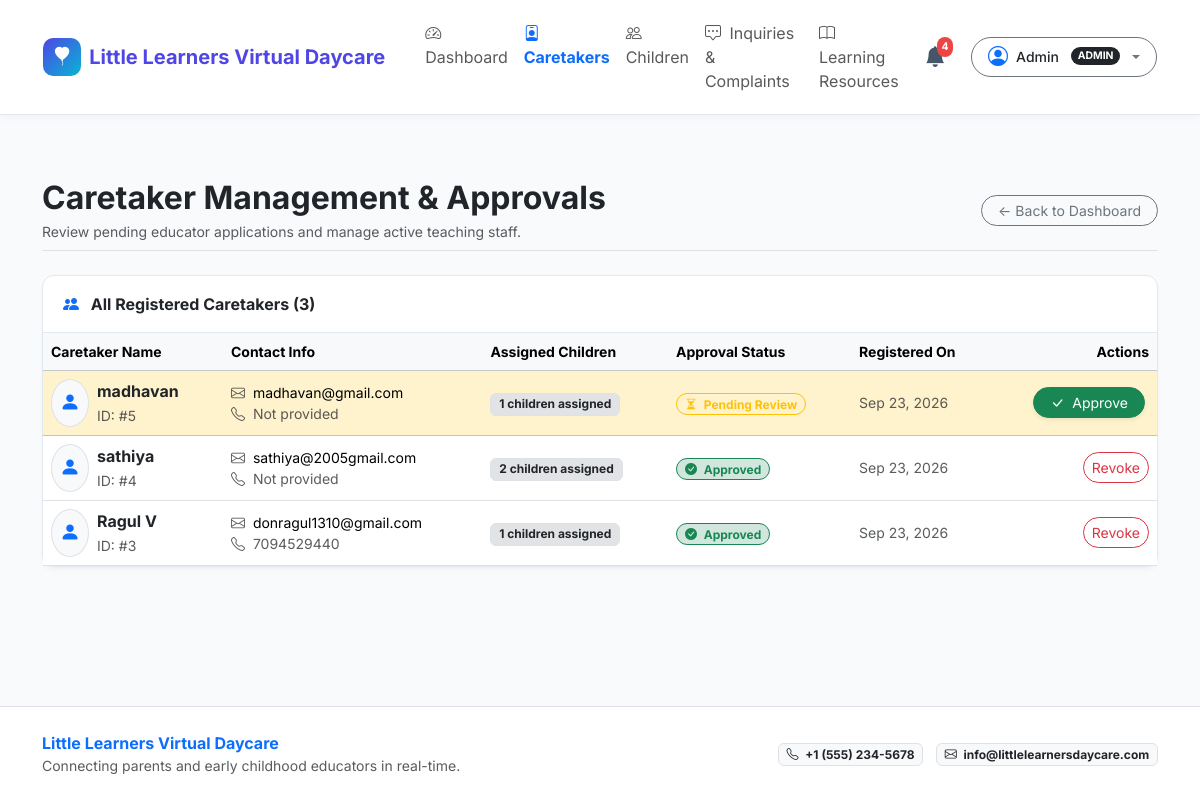
/admin/caregivers (signed in), run on the app's committed database.
### models/user.py (models this page shows, shortened)
class User(UserMixin, db.Model):
    __tablename__ = 'users'
    id = db.Column(db.Integer, primary_key=True)
    name = db.Column(db.String(120), nullable=False)
    email = db.Column(db.String(120), unique=True, nullable=False, index=True)
    password_hash = db.Column(db.String(256), nullable=False)
    role = db.Column(db.String(20), nullable=False, default='parent') # 'admin', 'caregiver', 'parent'
    phone = db.Column(db.String(30), nullable=True)
    created_at = db.Column(db.DateTime, default=datetime.utcnow)
    is_approved = db.Column(db.Boolean, default=True) # caregivers need admin approval
    reset_token = db.Column(db.String(100), nullable=True, index=True)
    reset_token_expiry = db.Column(db.DateTime, nullable=True)
    parent_children = db.relationship('Child', back_populates='parent', foreign_keys='Child.parent_id', lazy='dynamic')
    assigned_children = db.relationship('Child', back_populates='caregiver', foreign_keys='Child.caregiver_id', lazy='dynamic')
    activity_logs = db.relationship('ActivityLog', back_populates='author', lazy='dynamic')
    photos_uploaded = db.relationship('Photo', back_populates='uploader', lazy='dynamic')
    sent_messages = db.relationship('Message', back_populates='sender', foreign_keys='Message.sender_id', lazy='dynamic')
    received_messages = db.relationship('Message', back_populates='receiver', foreign_keys='Message.receiver_id', lazy='dynamic')
    notifications = db.relationship('Notification', back_populates='user', lazy='dynamic', cascade='all, delete-orphan')
    complaints = db.relationship('Complaint', back_populates='user', lazy='dynamic')
    @property
    def is_admin(self):
        return self.role == 'admin'
    @property
    def is_caretaker(self):
        return self.role in ('caretaker', 'caregiver')
    @property
    def is_caregiver(self):
        return self.is_caretaker
    @property
    def is_parent(self):
        return self.role == 'parent'
    @property
    def display_role(self):
        if self.is_caretaker:
            return "Caretaker"
        return self.role.title()

### routes/admin.py (the view)
@admin_bp.route('/caregivers')
def caregivers():
    caregiver_list = User.query.filter(User.role.in_(['caregiver', 'caretaker'])).order_by(User.is_approved.asc(), User.created_at.desc()).all()
    return render_template('admin/caregivers.html', caregivers=caregiver_list)

### routes/admin.py (called while the page is built)
@admin_bp.before_request
@login_required
@role_required('admin')
def admin_access_check():
    pass

### routes/utils.py (called while the page is built)
def role_required(*roles):
    def decorator(f):
        @wraps(f)
        def decorated_function(*args, **kwargs):
            if not current_user.is_authenticated:
                return redirect(url_for('auth.login'))
            allowed_roles = set(roles)
            if 'caregiver' in allowed_roles:
                allowed_roles.add('caretaker')
            if 'caretaker' in allowed_roles:
                allowed_roles.add('caregiver')
            if current_user.role not in allowed_roles:
                abort(403)
            if current_user.is_caretaker and not current_user.is_approved:
                flash('Your caretaker account is pending administrator approval.', 'warning')
                return redirect(url_for('auth.pending_approval'))
            return f(*args, **kwargs)
        return decorated_function
    return decorator

### templates/admin/caregivers.html (shortened to what this page needs)
{% extends "base.html" %}
{% block content %}
<div class="container py-4">
  <div class="d-flex justify-content-between align-items-center mb-4 pb-2 border-bottom">
    <div>
      <h2 class="fw-bold text-dark mb-1">Caretaker Management & Approvals</h2>
      <p class="text-muted small mb-0">Review pending educator applications and manage active teaching staff.</p>
    </div>
    <a href="{{ url_for('admin.dashboard') }}" class="btn btn-outline-secondary btn-sm rounded-pill px-3">
      &larr; Back to Dashboard
    </a>
  </div>
  <div class="card card-custom">
    <div class="card-header card-header-clean d-flex justify-content-between align-items-center">
      <span class="fw-bold text-dark"><i class="bi bi-people-fill text-primary me-2"></i> All Registered Caretakers ({{ caregivers|length }})</span>
    </div>
    <div class="card-body p-0">
      {% if caregivers %}
        <div class="table-responsive">
          <table class="table table-hover align-middle mb-0">
            <thead class="table-light small text-muted">
              <tr>
                <th>Caretaker Name</th>
                <th>Contact Info</th>
                <th>Assigned Children</th>
                <th>Approval Status</th>
                <th>Registered On</th>
                <th class="text-end">Actions</th>
              </tr>
            </thead>
            <tbody>
              {% for cg in caregivers %}
                <tr {% if not cg.is_approved %}class="table-warning"{% endif %}>
                  <td>
                    <div class="d-flex align-items-center gap-2">
                      <div class="rounded-circle bg-light border p-2 text-primary">
                        <i class="bi bi-person-fill fs-5"></i>
                      </div>
                      <div>
                        <strong class="text-dark d-block">{{ cg.name }}</strong>
                        <small class="text-muted">ID: #{{ cg.id }}</small>
                      </div>
                    </div>
                  </td>
                  <td>
                    <span class="d-block small"><i class="bi bi-envelope me-1 text-muted"></i> {{ cg.email }}</span>
                    <span class="d-block small text-muted"><i class="bi bi-telephone me-1 text-muted"></i> {{ cg.phone or 'Not provided' }}</span>
                  </td>
                  <td>
                    <span class="badge bg-secondary-subtle text-dark border">
                      {{ cg.assigned_children.count() }} children assigned
                    </span>
                  </td>
                  <td>
                    {% if cg.is_approved %}
                      <span class="badge bg-success-subtle text-success border border-success px-2 py-1 rounded-pill">
                        <i class="bi bi-check-circle-fill me-1"></i> Approved
                      </span>
                    {% else %}
                      <span class="badge bg-warning-subtle text-warning border border-warning px-2 py-1 rounded-pill">
                        <i class="bi bi-hourglass-split me-1"></i> Pending Review
                      </span>
                    {% endif %}
                  </td>
                  <td class="small text-muted">
                    {{ cg.created_at.strftime('%b %d, %Y') if cg.created_at else 'N/A' }}
                  </td>
                  <td class="text-end">
                    {% if not cg.is_approved %}
                      <a href="{{ url_for('admin.approve_caregiver', user_id=cg.id) }}" class="btn btn-sm btn-success rounded-pill px-3 shadow-sm me-1">
                        <i class="bi bi-check-lg me-1"></i> Approve
                      </a>
                    {% else %}
                      <a href="{{ url_for('admin.reject_caregiver', user_id=cg.id) }}" class="btn btn-sm btn-outline-danger rounded-pill px-2" onclick="return confirm('Revoke approval for {{ cg.name }}?');">
                        Revoke
                      </a>
                    {% endif %}
                  </td>
                </tr>
              {% endfor %}
            </tbody>
          </table>
        </div>
      {% else %}
        <div class="text-center py-5 text-muted">
          <i class="bi bi-person-x fs-2 d-block mb-2"></i>
          No caretakers registered in the platform yet.
        </div>
      {% endif %}
    </div>
  </div>
</div>
{% endblock %}

### templates/base.html (shortened to what this page needs)
<!DOCTYPE html>
<html lang="en">
<head>
  <link href="https://cdn.jsdelivr.net/npm/bootstrap@5.3.3/dist/css/bootstrap.min.css" rel="stylesheet">
  <link href="https://cdn.jsdelivr.net/npm/bootstrap-icons@1.11.3/font/bootstrap-icons.min.css" rel="stylesheet">
  <link rel="stylesheet" href="{{ url_for('static', filename='css/style.css') }}">
</head>
<body>
  <nav class="navbar navbar-expand-lg navbar-custom sticky-top">
    <div class="container-fluid px-lg-4">
      <a class="navbar-brand brand-logo" href="{{ url_for('index') }}">
        <div class="brand-icon">
          <i class="bi bi-balloon-heart-fill"></i>
        </div>
        <span>{{ daycare_name }}</span>
      </a>
      <div class="collapse navbar-collapse" id="navbarMain">
        <ul class="navbar-nav me-auto mb-2 mb-lg-0 ms-lg-3">
          {% if current_user.is_authenticated %}
            {% if current_user.is_admin %}
              <li class="nav-item">
                <a class="nav-link {% if request.endpoint == 'admin.dashboard' %}active fw-bold text-primary{% endif %}" href="{{ url_for('admin.dashboard') }}">
                  <i class="bi bi-speedometer2 me-1"></i> Dashboard
                </a>
              </li>
              <li class="nav-item">
                <a class="nav-link {% if 'caregiver' in request.endpoint %}active fw-bold text-primary{% endif %}" href="{{ url_for('admin.caregivers') }}">
                  <i class="bi bi-person-badge me-1"></i> Caretakers
                </a>
              </li>
              <li class="nav-item">
                <a class="nav-link {% if 'children' in request.endpoint or 'child' in request.endpoint %}active fw-bold text-primary{% endif %}" href="{{ url_for('admin.children') }}">
                  <i class="bi bi-people me-1"></i> Children
                </a>
              </li>
              <li class="nav-item">
                <a class="nav-link {% if 'complaint' in request.endpoint %}active fw-bold text-primary{% endif %}" href="{{ url_for('admin.complaints') }}">
                  <i class="bi bi-chat-square-dots me-1"></i> Inquiries & Complaints
                </a>
              </li>
              <li class="nav-item">
                <a class="nav-link {% if 'learning' in request.endpoint %}active fw-bold text-primary{% endif %}" href="{{ url_for('admin.learning') }}">
                  <i class="bi bi-book me-1"></i> Learning Resources
                </a>
              </li>
            {% endif %}
          {% endif %}
        </ul>
        <div class="d-flex align-items-center gap-3">
          {% if current_user.is_authenticated %}
            <div class="dropdown">
              <button class="notification-bell-btn position-relative" type="button" id="notificationBellBtn" data-bs-toggle="dropdown" aria-expanded="false">
                <i class="bi bi-bell-fill"></i>
                <span id="notificationBadge" class="notification-badge {% if unread_notifs_count == 0 %}d-none{% endif %}">
                  {{ unread_notifs_count }}
                </span>
              </button>
            </div>
            <div class="dropdown">
              <button class="btn btn-sm btn-outline-secondary dropdown-toggle d-flex align-items-center gap-2 rounded-pill px-3 py-1" type="button" data-bs-toggle="dropdown" aria-expanded="false">
                <i class="bi bi-person-circle fs-5 text-primary"></i>
                <span class="fw-medium text-dark">{{ current_user.name }}</span>
                <span class="badge {% if current_user.is_admin %}bg-dark{% elif current_user.is_caregiver %}bg-success{% else %}bg-primary{% endif %} rounded-pill ms-1 text-uppercase" style="font-size: 0.65rem;">
                  {{ current_user.display_role }}
                </span>
              </button>
            </div>
          {% else %}
            <a href="{{ url_for('auth.login') }}" class="btn btn-outline-primary btn-sm px-3 rounded-pill fw-medium">Sign In</a>
            <a href="{{ url_for('auth.register') }}" class="btn btn-primary btn-sm px-3 rounded-pill fw-medium">Register</a>
          {% endif %}
        </div>
      </div>
    </div>
  </nav>
  <div class="toast-container position-fixed bottom-0 end-0 p-3" id="toastContainer" style="z-index: 1090;"></div>
  <main class="py-4">
    {% block content %}{% endblock %}
  </main>
  <footer class="bg-white border-top py-4 mt-auto">
    <div class="container">
      <div class="row align-items-center gy-3">
        <div class="col-md-6 text-center text-md-start">
          <span class="fw-bold text-primary">{{ daycare_name }}</span>
          <p class="text-muted small mb-0">Connecting parents and early childhood educators in real-time.</p>
        </div>
        <div class="col-md-6 text-center text-md-end">
          <span class="badge bg-light text-dark border me-2"><i class="bi bi-telephone me-1"></i> {{ daycare_phone }}</span>
          <span class="badge bg-light text-dark border"><i class="bi bi-envelope me-1"></i> {{ daycare_email }}</span>
        </div>
      </div>
    </div>
  </footer>
</body>
</html>

### static/css/style.css (style rules this page uses)
:root { --primary-color: #4f46e5; --primary-hover: #4338ca; --secondary-color: #06b6d4; --accent-color: #f43f5e; --success-color: #10b981; --warning-color: #f59e0b; --info-color: #3b82f6; --light-bg: #f8fafc; --card-bg: #ffffff; --text-main: #1e293b; --text-muted: #64748b; --border-color: #e2e8f0; --radius-lg: 16px; --radius-md: 12px; --radius-sm: 8px; }
body { font-family: 'Inter', -apple-system, BlinkMacSystemFont, "Segoe UI", Roboto, Helvetica, Arial, sans-serif; background-color: var(--light-bg); color: var(--text-main); min-height: 100vh; display: flex; flex-direction: column; }
main { flex: 1 0 auto; }
.navbar-custom { background-color: #ffffff; box-shadow: 0 2px 10px rgba(0, 0, 0, 0.04); border-bottom: 1px solid var(--border-color); padding: 0.8rem 1.2rem; }
.brand-logo { font-weight: 700; font-size: 1.25rem; color: var(--primary-color) !important; display: flex; align-items: center; gap: 0.5rem; }
.brand-icon { width: 38px; height: 38px; background: linear-gradient(135deg, #4f46e5, #06b6d4); color: white; border-radius: 10px; display: flex; align-items: center; justify-content: center; font-size: 1.2rem; }
.card-custom { background: var(--card-bg); border: 1px solid var(--border-color); border-radius: var(--radius-md); box-shadow: 0 4px 6px -1px rgba(0, 0, 0, 0.03), 0 2px 4px -2px rgba(0, 0, 0, 0.03); transition: transform 0.15s ease, box-shadow 0.15s ease; }
.card-header-clean { background: transparent; border-bottom: 1px solid var(--border-color); padding: 1rem 1.25rem; font-weight: 600; }
.notification-bell-btn { position: relative; background: transparent; border: none; font-size: 1.3rem; color: #475569; cursor: pointer; padding: 0.4rem 0.6rem; border-radius: 8px; }
.notification-badge { position: absolute; top: 2px; right: 2px; font-size: 0.65rem; padding: 0.2em 0.45em; border-radius: 9999px; background-color: #ef4444; color: white; font-weight: 700; }

### data on the page
User: name "Admin", display_role "ADMIN"
User: name "madhavan", id "5", email "madhavan@gmail.com", phone "Not provided", assigned_children.count "1", is_approved False (drawn), created_at "Sep 23, 2026"
User: name "sathiya", id "4", email "sathiya@2005gmail.com", phone "Not provided", assigned_children.count "2", is_approved True (drawn), created_at "Sep 23, 2026"
User: name "Ragul V", id "3", email "donragul1310@gmail.com", phone "7094529440", assigned_children.count "1", is_approved True (drawn), created_at "Sep 23, 2026"

### other printed values
{{ daycare_name }} "Little Learners Virtual Daycare"
{{ unread_notifs_count }} "4"
{{ caregivers|length }} "3"
{{ daycare_phone }} "+1 (555) 234-5678"
{{ daycare_email }} "info@littlelearnersdaycare.com"
